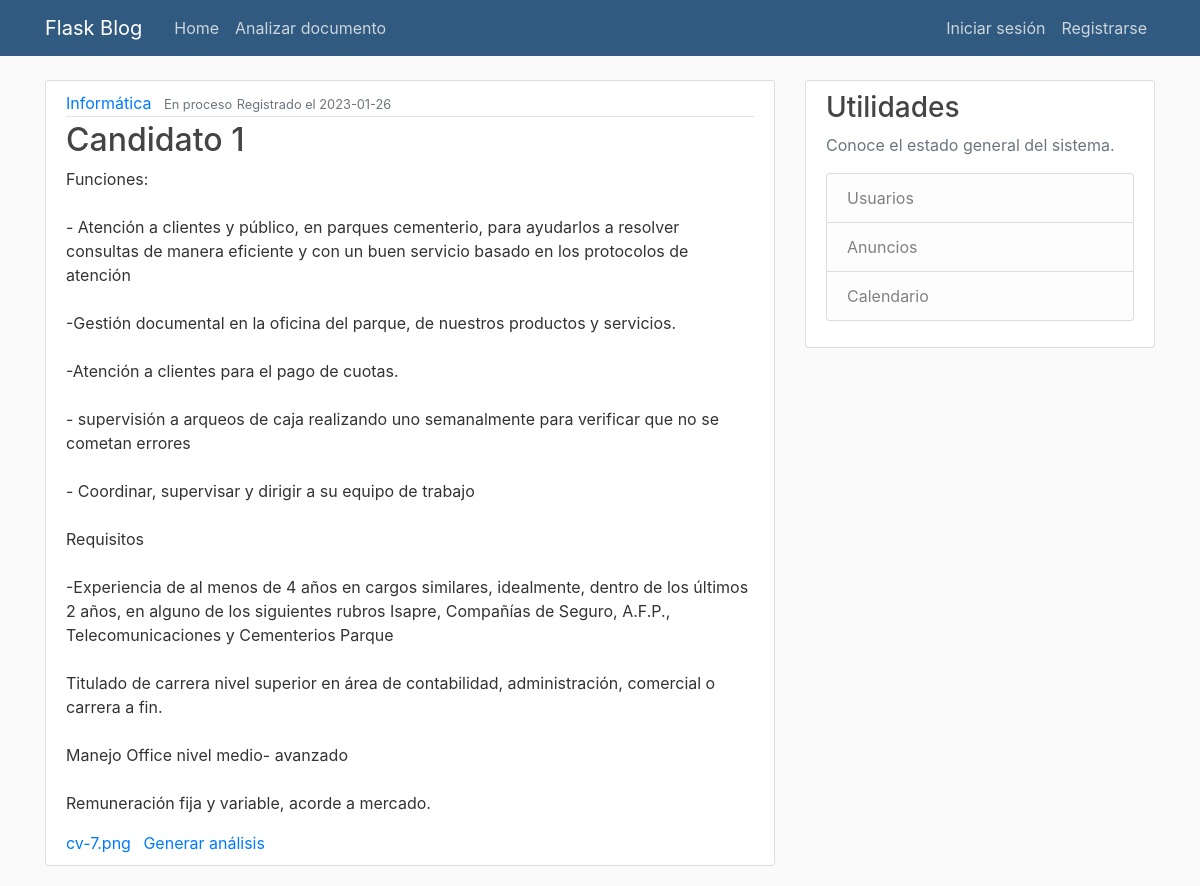
/post/1, run on the app's committed database.
### main/models.py (models this page shows, shortened)
class Candidato(db.Model):
    id = db.Column(db.Integer, primary_key=True)
    categoria = db.Column(db.Integer, db.ForeignKey('usuario.id'), nullable=False) #
    nombre = db.Column(db.String(50), nullable=False)
    estado = db.Column(db.String(50), nullable=False)
    image_file = db.Column(db.String(20), nullable=False, default='default.jpg')
    cargo_postulante = db.Column(db.String(50), nullable=False)
    fecha_creacion = db.Column(db.DateTime, nullable=False, default=datetime.utcnow)

### main/routes.py (the view)
@app.route("/post/<int:candidato_id>", methods=['GET', 'POST'])
def candidato(candidato_id):
    candidato = Candidato.query.get_or_404(candidato_id)
    return render_template('candidato.html', title=candidato_id, candidato=candidato)

### main/templates/candidato.html (shortened to what this page needs)
{% extends "layout.html" %}
{% block content %}
    <article class="media content-section">
        <div class="media-body">
            <div class="article-metadata">
                <a class="mr-2" href="#">{{ candidato.categoria }}</a>
                <small class="text-muted">{{ candidato.estado }}</small>
                <small class="text-muted">Registrado el {{ candidato.fecha_creacion.strftime('%Y-%m-%d') }}</small>
            </div>
            <h2><a class="article-title" href="#">{{ candidato.nombre }}</a></h2>
            <p class="article-content">{{ candidato.cargo_postulante }}</p>
            <a class="mr-2" href="#">{{ candidato.image_file }}</a>
            <a class="mr-2" href="{{ url_for('analysis', file=candidato.image_file) }}">Generar análisis</a>
        </div>
    </article>
{% endblock content %}

### main/static/main.css (style rules this page uses)
body { background: #fafafa; color: #333333; margin-top: 5rem; }
h1, h2, h3, h4, h5, h6 { color: #444444; }
.content-section { background: #ffffff; padding: 10px 20px; border: 1px solid #dddddd; border-radius: 3px; margin-bottom: 20px; }
.article-title { color: #444444; }
.article-content { white-space: pre-line; }
.article-metadata { padding-bottom: 1px; margin-bottom: 4px; border-bottom: 1px solid #e3e3e3 }

### data on the page
Candidato: categoria "Informática", estado "En proceso", fecha_creacion "2023-01-26", nombre "Candidato 1", cargo_postulante "Funciones: - Atención a clientes y público, en parques cementerio, para ayudarlos a resolver consultas de manera eficiente y con un buen servicio basado en los protocolos de atención -Gestión documental en la oficina del parque, de nuestros productos y servicios. -Atención a clientes para el pago de cuotas. - supervisión a arqueos de caja realizando uno semanalmente para verificar que no se cometan errores - Coordinar, supervisar y dirigir a su equipo de trabajo Requisitos -Experiencia de al menos de 4 años en cargos similares, idealmente, dentro de los últimos 2 años, en alguno de los siguientes rubros Isapre, Compañías de Seguro, A.F.P., Telecomunicaciones y Cementerios Parque Titulado de…", image_file "cv-7.png"
